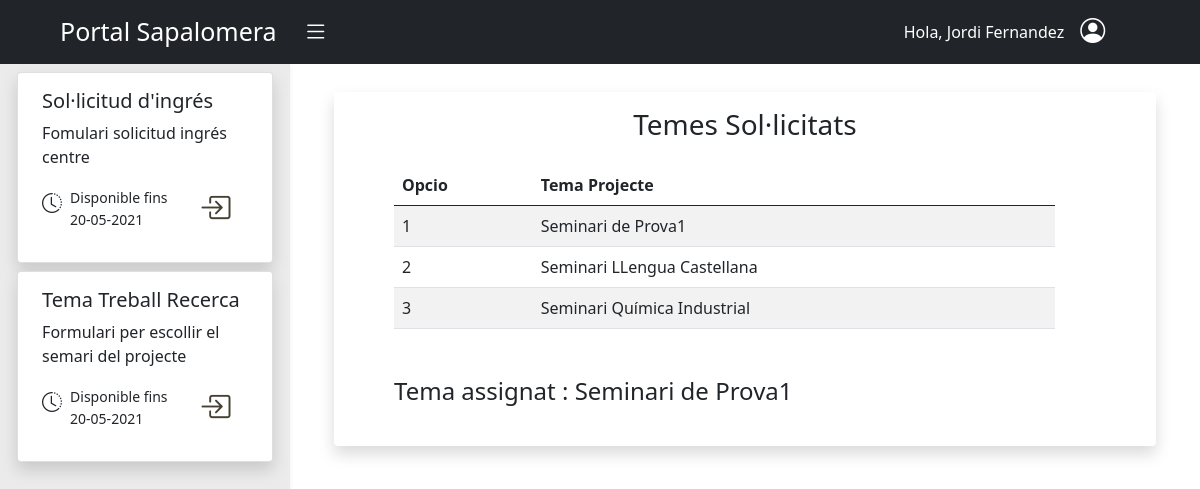
The page /aplicacions/projecte_batxillerat/ (signed in) on the database as committed earlier.
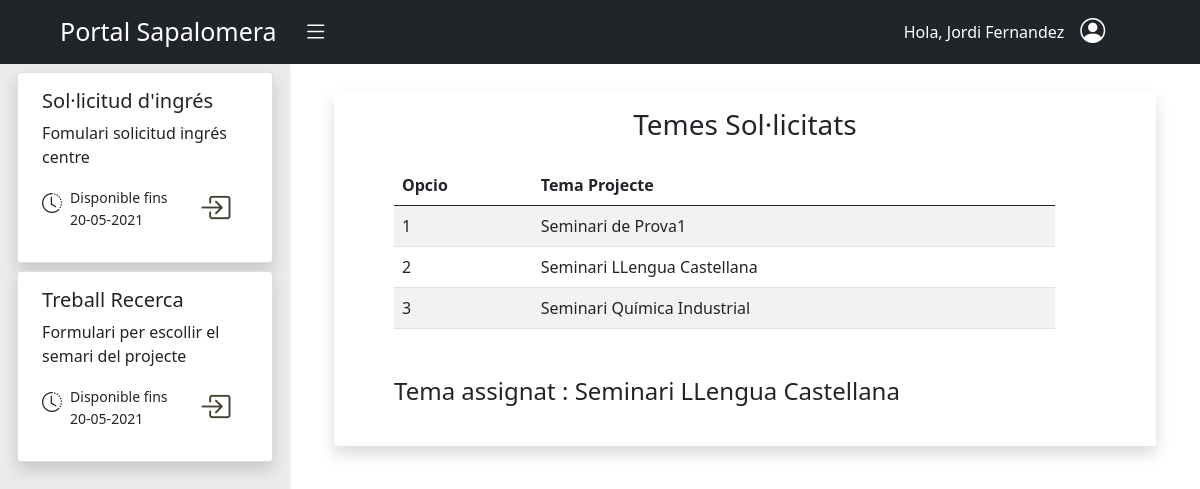
The same page on the database as committed later.
### aplicacions/models.py (models this page shows, shortened)
class Aplicacio(models.Model):
    nom = models.CharField(max_length=30)
    descripcio = models.CharField(max_length=200)
    data_limit_inici = models.DateField()
    data_limit_fi = models.DateField()
    url_acces = models.CharField(max_length=60,blank=True)
    url_backend = models.CharField(max_length=60,blank=True)
    llista_grups = models.ManyToManyField(Group,blank=True)
    llista_encarregats = models.ManyToManyField(User,limit_choices_to={"rol__id_rol":1},blank=True)
    objects = models.Manager()
    llistatAplicacions= LListaAplicacions()
    class Meta:
        verbose_name_plural = 'Aplicacions'

### batxillerat_projecte/models.py (models this page shows)
class Solicitud(models.Model):
    plantajament = models.TextField()
    seminari = models.ForeignKey(Seminari, on_delete=models.CASCADE)
    usuari = models.ForeignKey(User, on_delete=models.CASCADE)
    assignat = models.BooleanField(default=False)
    class Meta:
        permissions = (
            ("enviar_solicitud", "Pot enviar Solicitud"),
        )

class Seminari(models.Model):
    nom = models.CharField(max_length=100)
    departament = models.ForeignKey(Departament, on_delete=models.CASCADE)
    places = models.PositiveSmallIntegerField()
    def __str__(self):
        return self.nom

### batxillerat_projecte/views.py (the view)
# urls.py: path('',EnviarSolicitud, name='enviar-solicitud'),
@login_required
def EnviarSolicitud(request):
    if request.method == 'POST':
        user = request.user
        seminariPrimeraOpcio = request.POST.get('seminariPrimeraOpcio')
        seminariSegonaOpcio = request.POST.get('seminariSegonaOpcio')
        seminariTerceraOpcio = request.POST.get('seminariTerceraOpcio')
        seminariOpcio1 = get_object_or_404(Seminari, pk=seminariPrimeraOpcio)
        seminariOpcio2 = get_object_or_404(Seminari, pk=seminariSegonaOpcio)
        seminariOpcio3 = get_object_or_404(Seminari, pk=seminariTerceraOpcio)
        solicitud = Solicitud(seminari=seminariOpcio1,usuari=user,plantajament=request.POST.get('plantajamentPrimeraOpcio'))
        solicitud.save()
        solicitud2 = Solicitud(seminari=seminariOpcio2,usuari=user,plantajament=request.POST.get('plantajamentSegonaOpcio'))
        solicitud2.save()
        solicitud3 = Solicitud(seminari=seminariOpcio3,usuari=user,plantajament=request.POST.get('plantajamentSegonaOpcio'))
        solicitud3.save()
        return JsonResponse({'success': True}, status=201)
    else:
        aplicacions = Aplicacio.llistatAplicacions.per_usuari(request.user)
        solicituds =  Solicitud.objects.filter(usuari=request.user)
        if(solicituds.count() >=3):
            return render(request, 'batx_seminaris/solicitud_enviada.html',{'llista_aplicacions':aplicacions,"llista_solicituds":solicituds})
        else:
            departaments = Departament.objects.values()
            return render(request, 'batx_seminaris/enviar_solicitud.html', {'llista_aplicacions':aplicacions,'llista_departaments':departaments})

### aplicacions/modelManagers.py (called while the page is built)
    def per_usuari(self, user):
        today = date.today()
        if user.is_staff:
            return self.get_queryset().all()
        if user.rol.id_rol == 1:
            return self.get_queryset().filter(llista_encarregats__exact=user)
        else:
            return self.get_queryset().filter(llista_grups__in=user.groups.all()).filter(data_limit_fi__gte=today,data_limit_inici__lte=today).distinct()

### batxillerat_projecte/templates/batx_seminaris/solicitud_enviada.html
{% extends "aplicacions/llistar_aplicacions.html" %}
{% block aplicacio %}
{% load static %}
<div class="container">
    <div class="row align-items-center shadow rounded mt-2">
        <h3 class="text-center p-3">Temes Sol·licitats</h3>
        <div class="col-10 ms-5">
            <table class="table table-striped">
                <thead>
                    <tr>
                        <th scope="col">Opcio</th>
                        <th scope="col">Tema Projecte</th>
                    </tr>
                </thead>
                <tbody>
                    {% for solicitud  in llista_solicituds %}
                        <tr>
                            <td>{{ forloop.counter }}</td>
                            <td>{{solicitud.seminari}}</td>
                        </tr>
                    {% endfor %}
                </tbody>
            </table>
            <h4 class="mt-5 pb-3 mb-4">
                Tema assignat :
                {% for solicitud  in llista_solicituds %}
                    {% if solicitud.assignat == True %}
                        {{solicitud.seminari}}
                    {% endif %}
                {% endfor %}
            </h4>
        </div>
    </div>
</div>
{% endblock%}

### aplicacions/templates/aplicacions/llistar_aplicacions.html (shortened to what this page needs)
{% extends "base.html" %} {% block content %}
<div id="wrapper">
    <div class="container-fluid">
        <div id="sidebar-wrapper" class="color-sidebar shadow-sm" style="height:99vh">
            <ul class="sidebar-nav ">
                <div class="row d-flex justify-content-center">
                    <div class="col-11">
                        {% if llista_aplicacions %} {% for aplicacio in llista_aplicacions %}
                        <div class="card mx-1 mt-2 shadow  rounded-2">
                            <div class="card-body  ms-2">
                                <h5 class="card-title ">{{ aplicacio.nom }}</h5>
                                <p class="card-text">{{ aplicacio.descripcio }}</p>
                                <div class="row">
                                    <div class="col-1  me-1 mt-1 ">
                                        <i class="bi bi-clock-history fa-9x" style="font-size: 20px;"></i>
                                    </div>
                                    <div class="col-md-auto">
                                        <small>
                                            Disponible fins
                                            <p>{{ aplicacio.data_limit_fi | date:'d-m-Y' }}</p>
                                        </small>
                                    </div>
                                    <div role="button" class="col-1 ms-2">
                                        <a {% if aplicacio.url_acces  %} href="{% url aplicacio.url_acces %}" {% endif %}><i class="icones-color bi bi-box-arrow-in-right" style="font-size: 31px;"></i></a>
                                    </div>
                                </div>
                            </div>
                        </div>
                        {% endfor %}
                        {% endif %}
                    </div>
                </div>
            </ul>
        </div>
        <div id="page-content-wrapper" class="overflow-auto" style="height:85vh">
            <div class="container-fluid">
                {% block aplicacio %}
                {% endblock %}
            </div>
        </div>
    </div>
</div>
{% endblock content %}

Rows that differ between the two databases and show on the page:
no longer on one of the page's lists (row edited): Solicitud: seminari "Seminari de Prova1"
changed Aplicacio "Formulari per escollir el semari del projecte": nom "Tema Treball Recerca" → "Treball Recerca"
now on one of the page's lists (row edited): Solicitud: seminari "Seminari LLengua Castellana"
